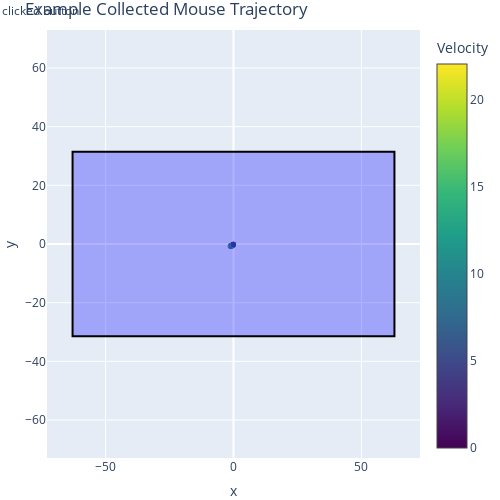

Notebook code for this chart:
### Markdown cell above
## verifying the mean trajectory is centered around zero (even class distribution)

### Code cell
averageMove = np.array(dataset.input_trajectories).mean(axis=0)
# averageMove = averageMove * dataset.std_traj + dataset.mean_traj
df_sequence = pd.DataFrame(averageMove, columns=['dx','dy'])
df_sequence['velocity'] = np.sqrt(df_sequence['dx']**2 + df_sequence['dy']**2) / dataset.FIXED_TIMESTEP
df_target = pd.DataFrame(np.array(dataset.buttonTargets).mean(axis=0), columns=[dataset.targetColumns])
sequence_id = 0
dataset.SHOW_ONE = True
dataset.SHOW_ALL = False
df_abs = dataset.convertToAbsolute(df_sequence, df_target)
fig = dataset.plotTrajectory(df_abs, df_target[['width','height','start_x','start_y']], sequence_id)

### Figure 1 — Plotly figure (JSON) as saved in the notebook; plotly's stock layout.template omitted (floating-point values rounded to 4 significant figures)
{"data": [{"marker": {"color": [0, 16.68, 15.9, 13.88, 17.86, 4.753, 10.4, 7.699, 10.8, 13.87, 9.53, 5.029, 8.96, 11.85, 9.904, 9.184, 13.48, 14.85, 22.06, 6.59, 5.151, 10.65, 6.733, 1.446, 4.568], "colorbar": {"title": {"text": "Velocity"}}, "colorscale": [[0, "#440154"], [0.1111, "#482878"], [0.2222, "#3e4989"], [0.3333, "#31688e"], [0.4444, "#26828e"], [0.5556, "#1f9e89"], [0.6667, "#35b779"], [0.7778, "#6ece58"], [0.8889, "#b5de2b"], [1, "#fde725"]], "showscale": true, "size": 5}, "mode": "lines+markers", "type": "scatter", "x": [-1.256, -1.213, -1.153, -1.052, -0.9093, -0.8755, -0.8169, -0.765, -0.6801, -0.5692, -0.5221, -0.4833, -0.426, -0.5187, -0.5264, -0.4696, -0.4143, -0.325, -0.1494, -0.09679, -0.07777, -0.08054, -0.07439, -0.06283, -0.07579], "y": [-0.7362, -0.6098, -0.4979, -0.4511, -0.4466, -0.4641, -0.5231, -0.5564, -0.5723, -0.5757, -0.6357, -0.6463, -0.6033, -0.5834, -0.5045, -0.4579, -0.3653, -0.287, -0.2693, -0.2726, -0.236, -0.1509, -0.0974, -0.09698, -0.06282]}], "layout": {"annotations": [{"arrowcolor": "#440154", "arrowhead": 5, "arrowsize": 2, "arrowwidth": 1, "ax": -1.256, "axref": "x", "ay": -0.7362, "ayref": "y", "showarrow": true, "x": -1.256, "xref": "x", "y": -0.7362, "yref": "y"}, {"arrowcolor": "#60ca60", "arrowhead": 5, "arrowsize": 2, "arrowwidth": 1, "ax": -1.213, "axref": "x", "ay": -0.6098, "ayref": "y", "showarrow": true, "x": -1.17, "xref": "x", "y": -0.4834, "yref": "y"}, {"arrowcolor": "#4ec36b", "arrowhead": 5, "arrowsize": 2, "arrowwidth": 1, "ax": -1.153, "axref": "x", "ay": -0.4979, "ayref": "y", "showarrow": true, "x": -1.092, "xref": "x", "y": -0.386, "yref": "y"}, {"arrowcolor": "#29af7f", "arrowhead": 5, "arrowsize": 2, "arrowwidth": 1, "ax": -1.052, "axref": "x", "ay": -0.4511, "ayref": "y", "showarrow": true, "x": -0.9514, "xref": "x", "y": -0.4043, "yref": "y"}, {"arrowcolor": "#81d34d", "arrowhead": 5, "arrowsize": 2, "arrowwidth": 1, "ax": -0.9093, "axref": "x", "ay": -0.4466, "ayref": "y", "showarrow": true, "x": -0.7664, "xref": "x", "y": -0.442, "yref": "y"}, {"arrowcolor": "#3f4889", "arrowhead": 5, "arrowsize": 2, "arrowwidth": 1, "ax": -0.8755, "axref": "x", "ay": -0.4641, "ayref": "y", "showarrow": true, "x": -0.8418, "xref": "x", "y": -0.4816, "yref": "y"}, {"arrowcolor": "#23898e", "arrowhead": 5, "arrowsize": 2, "arrowwidth": 1, "ax": -0.8169, "axref": "x", "ay": -0.5231, "ayref": "y", "showarrow": true, "x": -0.7582, "xref": "x", "y": -0.5822, "yref": "y"}, {"arrowcolor": "#2f6c8e", "arrowhead": 5, "arrowsize": 2, "arrowwidth": 1, "ax": -0.765, "axref": "x", "ay": -0.5564, "ayref": "y", "showarrow": true, "x": -0.7131, "xref": "x", "y": -0.5896, "yref": "y"}, {"arrowcolor": "#218e8d", "arrowhead": 5, "arrowsize": 2, "arrowwidth": 1, "ax": -0.6801, "axref": "x", "ay": -0.5723, "ayref": "y", "showarrow": true, "x": -0.5952, "xref": "x", "y": -0.5882, "yref": "y"}, {"arrowcolor": "#29af7f", "arrowhead": 5, "arrowsize": 2, "arrowwidth": 1, "ax": -0.5692, "axref": "x", "ay": -0.5757, "ayref": "y", "showarrow": true, "x": -0.4582, "xref": "x", "y": -0.579, "yref": "y"}, {"arrowcolor": "#27808e", "arrowhead": 5, "arrowsize": 2, "arrowwidth": 1, "ax": -0.5221, "axref": "x", "ay": -0.6357, "ayref": "y", "showarrow": true, "x": -0.4751, "xref": "x", "y": -0.6957, "yref": "y"}, {"arrowcolor": "#3e4c8a", "arrowhead": 5, "arrowsize": 2, "arrowwidth": 1, "ax": -0.4833, "axref": "x", "ay": -0.6463, "ayref": "y", "showarrow": true, "x": -0.4445, "xref": "x", "y": -0.657, "yref": "y"}, {"arrowcolor": "#29798e", "arrowhead": 5, "arrowsize": 2, "arrowwidth": 1, "ax": -0.426, "axref": "x", "ay": -0.6033, "ayref": "y", "showarrow": true, "x": -0.3687, "xref": "x", "y": -0.5602, "yref": "y"}, {"arrowcolor": "#1f998a", "arrowhead": 5, "arrowsize": 2, "arrowwidth": 1, "ax": -0.5187, "axref": "x", "ay": -0.5834, "ayref": "y", "showarrow": true, "x": -0.6113, "xref": "x", "y": -0.5635, "yref": "y"}, {"arrowcolor": "#25838e", "arrowhead": 5, "arrowsize": 2, "arrowwidth": 1, "ax": -0.5264, "axref": "x", "ay": -0.5045, "ayref": "y", "showarrow": true, "x": -0.5341, "xref": "x", "y": -0.4257, "yref": "y"}, {"arrowcolor": "#287c8e", "arrowhead": 5, "arrowsize": 2, "arrowwidth": 1, "ax": -0.4696, "axref": "x", "ay": -0.4579, "ayref": "y", "showarrow": true, "x": -0.4129, "xref": "x", "y": -0.4112, "yref": "y"}, {"arrowcolor": "#25ab82", "arrowhead": 5, "arrowsize": 2, "arrowwidth": 1, "ax": -0.4143, "axref": "x", "ay": -0.3653, "ayref": "y", "showarrow": true, "x": -0.3591, "xref": "x", "y": -0.2727, "yref": "y"}, {"arrowcolor": "#38b977", "arrowhead": 5, "arrowsize": 2, "arrowwidth": 1, "ax": -0.325, "axref": "x", "ay": -0.287, "ayref": "y", "showarrow": true, "x": -0.2356, "xref": "x", "y": -0.2088, "yref": "y"}, {"arrowcolor": "#fde725", "arrowhead": 5, "arrowsize": 2, "arrowwidth": 1, "ax": -0.1494, "axref": "x", "ay": -0.2693, "ayref": "y", "showarrow": true, "x": 0.02617, "xref": "x", "y": -0.2516, "yref": "y"}, {"arrowcolor": "#355f8d", "arrowhead": 5, "arrowsize": 2, "arrowwidth": 1, "ax": -0.09679, "axref": "x", "ay": -0.2726, "ayref": "y", "showarrow": true, "x": -0.04417, "xref": "x", "y": -0.2759, "yref": "y"}, {"arrowcolor": "#3d4d8a", "arrowhead": 5, "arrowsize": 2, "arrowwidth": 1, "ax": -0.07777, "axref": "x", "ay": -0.236, "ayref": "y", "showarrow": true, "x": -0.05875, "xref": "x", "y": -0.1995, "yref": "y"}, {"arrowcolor": "#228c8d", "arrowhead": 5, "arrowsize": 2, "arrowwidth": 1, "ax": -0.08054, "axref": "x", "ay": -0.1509, "ayref": "y", "showarrow": true, "x": -0.08332, "xref": "x", "y": -0.06579, "yref": "y"}, {"arrowcolor": "#34618d", "arrowhead": 5, "arrowsize": 2, "arrowwidth": 1, "ax": -0.07439, "axref": "x", "ay": -0.0974, "ayref": "y", "showarrow": true, "x": -0.06824, "xref": "x", "y": -0.0439, "yref": "y"}, {"arrowcolor": "#48186a", "arrowhead": 5, "arrowsize": 2, "arrowwidth": 1, "ax": -0.06283, "axref": "x", "ay": -0.09698, "ayref": "y", "showarrow": true, "x": -0.05127, "xref": "x", "y": -0.09657, "yref": "y"}, {"arrowcolor": "#404688", "arrowhead": 5, "arrowsize": 2, "arrowwidth": 1, "ax": -0.07579, "axref": "x", "ay": -0.06282, "ayref": "y", "showarrow": true, "x": -0.08875, "xref": "x", "y": -0.02865, "yref": "y"}, {"showarrow": false, "text": "clicked button", "x": [0], "xref": "x", "y": [0], "yref": "y"}], "height": 500, "margin": {"b": 0, "l": 0, "r": 0, "t": 30}, "shapes": [{"fillcolor": "rgba(0, 0, 255, 0.3)", "line": {"color": "black", "width": 2}, "type": "rect", "x0": -62.93, "x1": 62.93, "y0": -31.42, "y1": 31.42}], "title": {"text": "Example Collected Mouse Trajectory"}, "width": 500, "xaxis": {"autorange": false, "range": [-72.93, 72.93], "title": {"text": "x"}}, "yaxis": {"autorange": false, "range": [-72.93, 72.93], "title": {"text": "y"}}}}
